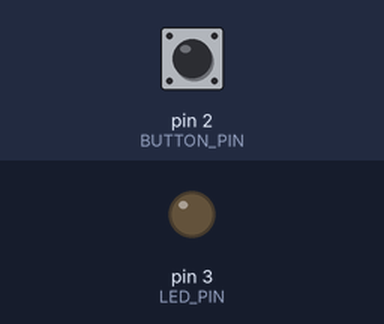
The sketch below on a simulated Arduino Uno, built with avr-gcc and run on an emulated ATmega328P. Shown: output pins drawn as LEDs (lit = HIGH). The test bench sets the inputs (shaded band); at power-on: pin 2 (BUTTON_PIN) HIGH. What the sketch prints to the serial monitor is not drawn.

Above: at 1.2 s.
1.3 s: pin 2 (BUTTON_PIN) pulled LOW for 0.15 s
At 1.4 s:
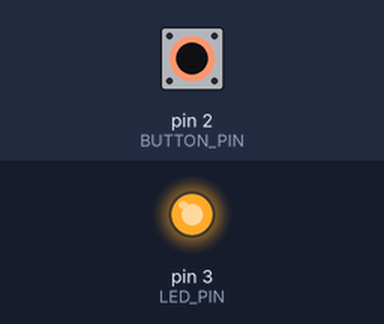
3.0 s: pin 2 (BUTTON_PIN) pulled LOW for 3.2 s
At 6.8 s:
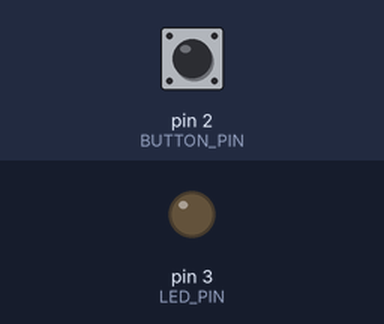
Timing chart, 0 to 8.3 s (numbered marks = the images above; inputs shaded):
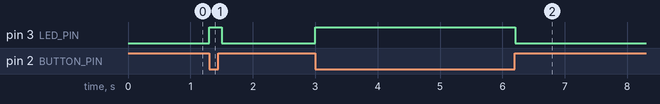

Measured:
- after the input at 1.3 s, pin 3 (LED_PIN): LOW → HIGH at once, → LOW 0.20 s later
- after the input at 3.0 s, pin 3 (LED_PIN): LOW → HIGH at once, → LOW 3.2 s later

The sketch:

button_pullup.ino
```cpp
const int BUTTON_PIN = 2;
const int LED_PIN = 3;

void setup() {
  Serial.begin(9600);
  pinMode(BUTTON_PIN, INPUT);   // 외부 풀업 저항 사용: 안 누르면 HIGH, 누르면 LOW
  pinMode(LED_PIN, OUTPUT);
}

void loop() {
  int state = digitalRead(BUTTON_PIN);

  digitalWrite(LED_PIN, state == LOW);   // 누르는 동안 LED 켜짐

  Serial.println(state == LOW ? "눌림" : "안 눌림");
  delay(100);
}
```
